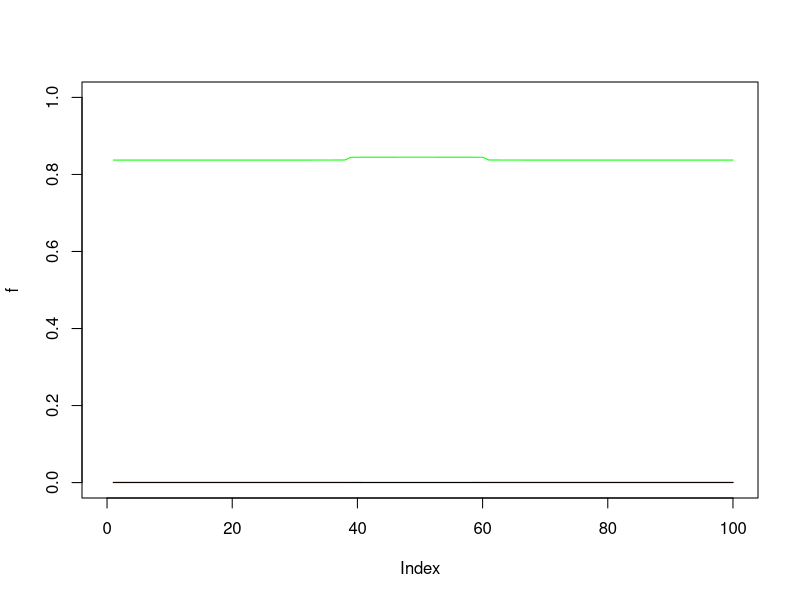

Here is the R script that generated this plot:
## ---- chunk 1
knitr::opts_chunk$set(echo = TRUE, warning = FALSE, message=FALSE)
## ---- chunk 2
library(deSolve)
library(pracma)
## ---- chunk 3
verandering.0D <- function (time, parameters, initial.values) {
  with(as.list(c(parameters, initial.values)),{
    A <- n+f+q+r+s
    # Vergelijkingen
    df.dt <- - (nf * m * f) - (L1 * f)
    dq.dt <- (lambda.q * q * (1 - A)) - (nq * n * q) + (L1 * f) - (p2 * q)
    dr.dt <- (lambda.r * r * (1 - A)) - (nr * n * r) + (p2 * q) - (p3 * r)
    ds.dt <- (lambda.s * s * (1 - A)) - (ns * n * s) + (p3 * r) - (p4 * s)
    d.accent.n.dt <- (lambda.n * n * (1 - A)) + (dn * x) - (y * x * (n * x * f)) + (p4 * s)
    d.accent.m.dt <- (dm * x) + (alfa * n * (1 - m)) - (b * m)
    

    # Retourneren van de initiële waardes
    return(list(c(df.dt, dq.dt, dr.dt, ds.dt, d.accent.n.dt, d.accent.m.dt)))
  })
}
## ---- chunk 4
verandering.1D <- function (time, initial.values, parameters) {
  with(as.list(c(parameters, initial.values)),{
    
    # Het uitpakken van de variabelen voor de vergelijkingen
    f <- initial.values[1:N]
    q <- initial.values[(N+1):(2*N)]
    r <- initial.values[(2*N+1):(3*N)]
    s <- initial.values[(3*N+1):(4*N)]
    n <- initial.values[(4*N+1):(5*N)]
    m <- initial.values[(5*N+1):(6*N)]
    
    # Aantal punten voor initiële waardes
    N <- 100
    
    # Het berekenen van A
    A <- n+f+q+r+s
    
    # Vergelijkingen
    df.dt <- - (nf * m * f) - (L1 * f)
    dq.dt <- (lambda.q * q * (1 - A)) - (nq * n * q) + (L1 * f) - (p2 * q)
    dr.dt <- (lambda.r * r * (1 - A)) - (nr * n * r) + (p2 * q) - (p3 * r)
    ds.dt <- (lambda.s * s * (1 - A)) - (ns * n * s) + (p3 * r) - (p4 * s)
    d.accent.n.dt <- (lambda.n * n * (1 - A)) + (dn * gradient(gradient(n, h1 = 1/N), h1 = 1/N)) - 
      (y * gradient(n * gradient(f, h1 = 1/N), h1 = 1 / N)) + (p4 * s)
    d.accent.m.dt <- (dm * gradient(gradient(m, h1 = 1/N), h1 = 1/N)) + (alfa * n * (1 - m)) - (b * m)
    
    # Retourneren van de initiële waardes
    return(list(as.double(c(df.dt, dq.dt, dr.dt, ds.dt, d.accent.n.dt, d.accent.m.dt))))
  })
}
## ---- chunk 5
# Parameters

parameters.0D <- c(
  lambda.n = 0.75, lambda.q = 7.5e-3, lambda.r = 7.575e-3, lambda.s = 0.0375,
  nf = 1, nq = 0.5, nr = 0.5, ns = 0.5,
  L1 = (1 * (0.05 * 50 * 2e-7)),
  dm = 0.0005, dn = 0.0001,
  p1 = 2e-7, p2 = 5e-6, p3 = 1e-3, p4 = 3e-2,
  y = 0.00005, b = 0, nabla = 0, alfa = 0.1,
  x = 0)

# Tijdssequentie
times.0D <- 12:90

# Initiële waardes
initial.values.0D <- c(f = 1e-11, q = 0, r = 0, s = 0, n = 0, m = 0)
## ---- chunk 6
# Parameters
parameters.1D <- c(
  lambda.n = 0.75, lambda.q = 7.5e-3, lambda.r = 7.575e-3, lambda.s = 0.0375,
  nf = 1, nq = 0.5, nr = 0.5, ns = 0.5, L1 = 100, dm = 0.0005, dn = 0.0001,
  p1 = 2e-7, p2 = 5e-6, p3 = 1e-3, p4 = 1e-2, y = 0.00005, b = 0, 
  alfa = 0.1)

# Tijdssequentie
times.1D <- 0:80

# Aantal punten initiële waardes
N <- 100

# Initiële waardes
initial.values.1D <- rep(c(f = 0.75, q = 0, r = 0, s = 0, n = 0, m = 0), each = N)
## ---- chunk 7
for (i in seq((5.5/14*100), (8.5/14*100), 1)) {
  # f initiële waarde van f aanpassen op specifieke punten
  initial.values.1D[round(i)] = 0.71
  # q initiële waarde van f aanpassen op specifieke punten
  initial.values.1D[round(i) + 100] = 0.05
}
## ---- chunk 8
out.0D <- ode(y = initial.values.0D, times = times.0D, func = verandering.0D, parms = parameters.0D)
## ---- chunk 9
# Het runnen van de ode.1D functie. 
out <- ode.1D(y = initial.values.1D, times = times.1D, func = verandering.1D, parms = parameters.1D, nspec = 6, dimens = N, bandwidth = 3)
## ---- chunk 10
# Tijdspunt definiëren
t <- 75

# Alle waardes uit het object halen bij specieke tijdspunt
f <- out[t,1:N+1]
q <- out[t,1+(N+1):(2*N)]
r <- out[t,1+(2*N+1):(3*N)]
s <- out[t,1+(3*N+1):(4*N)]
n <- out[t,1+(4*N+1):(5*N)]
m <- out[t,1+(5*N+1):(6*N)]
## ---- chunk 11
# Plotten van de waardes
plot(f, type = "l", ylim = c(0, 1), col = "darkgreen", xlim = c(0,100))
points(q, type = "l", col = "green")
points(n, type = "l", col = "red")
points(m, type = "l", col = "black")
